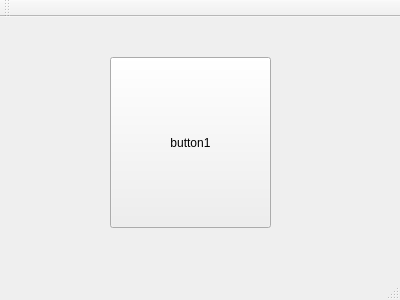
<?xml version="1.0" encoding="UTF-8"?>
<ui version="4.0">
 <class>MainWindow</class>
 <widget class="QMainWindow" name="MainWindow">
  <property name="geometry">
   <rect>
    <x>0</x>
    <y>0</y>
    <width>400</width>
    <height>300</height>
   </rect>
  </property>
  <property name="windowTitle">
   <string>MainWindow</string>
  </property>
  <widget class="QWidget" name="centralWidget">
   <widget class="QPushButton" name="button1">
    <property name="geometry">
     <rect>
      <x>110</x>
      <y>40</y>
      <width>161</width>
      <height>171</height>
     </rect>
    </property>
    <property name="text">
     <string>button1</string>
    </property>
   </widget>
  </widget>
  <widget class="QMenuBar" name="menuBar">
   <property name="geometry">
    <rect>
     <x>0</x>
     <y>0</y>
     <width>400</width>
     <height>20</height>
    </rect>
   </property>
  </widget>
  <widget class="QToolBar" name="mainToolBar">
   <attribute name="toolBarArea">
    <enum>TopToolBarArea</enum>
   </attribute>
   <attribute name="toolBarBreak">
    <bool>false</bool>
   </attribute>
  </widget>
  <widget class="QStatusBar" name="statusBar"/>
 </widget>
 <layoutdefault spacing="6" margin="11"/>
 <resources/>
 <connections/>
</ui>
